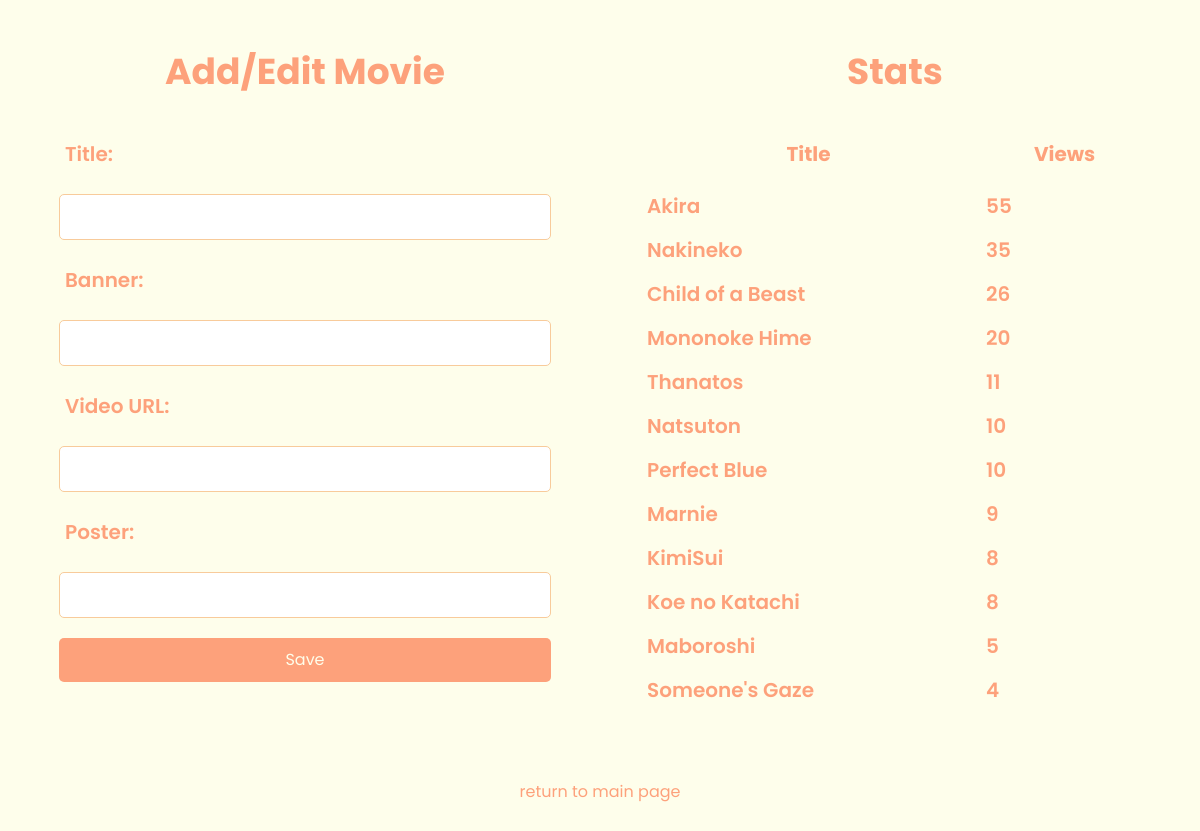
Before: /movie_form (signed in) with the older database file.
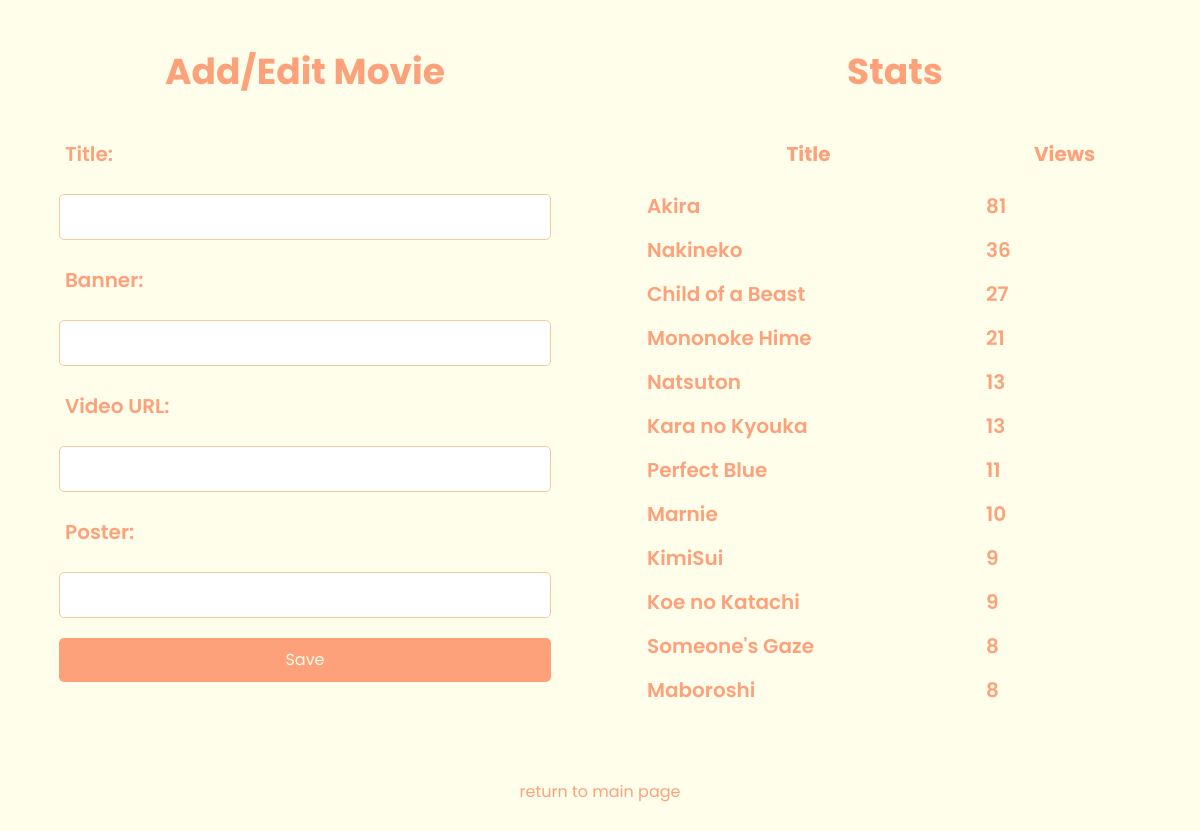
After: the same page with the newer database file.
### tables this page shows
CREATE TABLE movies (
            id INTEGER PRIMARY KEY AUTOINCREMENT,
            title TEXT NOT NULL,
            banner TEXT NOT NULL,
            video_url TEXT NOT NULL,
            poster TEXT NOT NULL
        , views INTEGER DEFAULT 0, description TEXT);

### app.py (the view, shortened to what this page needs)
@app.route('/movie_form', methods=['GET', 'POST'])
@app.route('/movie_form/<int:movie_id>', methods=['GET', 'POST'])
def movie_form(movie_id=None):
    if not session.get('logged_in'):
        return redirect(url_for('admin'))
    top_movies = get_top_movies()  # Получаем топ-10 фильмов
    conn = get_db_connection()
    movie = None
    if movie_id:
        movie = conn.execute('SELECT * FROM movies WHERE id = ?', (movie_id,)).fetchone()
    conn.close()
    return render_template('movie_form.html', title='Anime Besu Form', meta_description='Anime Besu Form.', movie=movie, top_movies=top_movies)

### app.py (called while the page is built)
def get_db_connection():
    conn = sqlite3.connect('anime_movies.db')
    conn.row_factory = sqlite3.Row
    return conn

def get_top_movies():
    conn = get_db_connection()
    top_movies = conn.execute('SELECT * FROM movies ORDER BY views DESC LIMIT 15').fetchall()
    conn.close()
    return top_movies

### templates/movie_form.html (shortened to what this page needs)
<!DOCTYPE html>
<html lang="en">
<head>
    <link href="https://cdn.jsdelivr.net/npm/tailwindcss@2.2.16/dist/tailwind.min.css" rel="stylesheet">
    <link rel="stylesheet" href="{{ url_for('static', filename='style.css') }}">
</head>
<body class="text-gray-700">
<div class="content-container">
    <div class="form-container">
        <h1 class="text-center text-4xl font-bold my-8 gradient-text">Add/Edit Movie</h1>
        <form method="post" class="w-full max-w-lg mx-auto">
            <label for="title" class="block text-xl font-semibold p-4 gradient-text">Title:</label>
            <input type="text" id="title" name="title" value="{{ movie.title if movie else '' }}" required
                class="form-input">
            <label for="banner" class="block text-xl font-semibold p-4 gradient-text">Banner:</label>
            <input type="text" id="banner" name="banner" value="{{ movie.banner if movie else '' }}" required
                class="form-input">
            <label for="video_url" class="block text-xl font-semibold p-4 gradient-text">Video URL:</label>
            <input type="text" id="video_url" name="video_url" value="{{ movie.video_url if movie else '' }}" required
                class="form-input">
            <label for="poster" class="block text-xl font-semibold p-4 gradient-text">Poster:</label>
            <input type="text" id="poster" name="poster" value="{{ movie.poster if movie else '' }}" required
                class="form-input">
            <input type="submit" value="Save" class="form-button">
        </form>
    </div>
    <div class="table-container">
        <h1 class="text-center text-4xl font-bold my-8 gradient-text">Stats</h1>
        <table class="w-full max-w-lg mx-auto text-xl font-semibold p-4 gradient-text">
            <tr>
                <th class="p-4">Title</th>
                <th class="p-4">Views</th>
            </tr>
            {% for movie in top_movies %}
            <tr>
                <td class="p-2">{{ movie.title }}</td>
                <td class="p-2">{{ movie.views }}</td>
            </tr>
            {% endfor %}
        </table>
    </div>
</div>
<a href="{{ url_for('index') }}" class="return-link p-12">return to main page</a>
</body>
</html>

### static/style.css (style rules this page uses)
body { font-family: "Poppins", sans-serif; background-color: #fefeeb; }
.gradient-text { background: #fda17b; -webkit-background-clip: text; background-clip: text; -webkit-text-fill-color: transparent; }
.form-input { border: 1px solid #f8cb9b; border-radius: 5px; margin: 10px; padding: 10px; width: calc(100% - 20px); }
.form-button { background: #fda17b; border: none; border-radius: 5px; color: #fefeeb; margin: 10px; padding: 10px; width: calc(100% - 20px); cursor: pointer; }
.return-link { color: #fda17b; text-decoration: none; display: block; text-align: center; margin: 20px; }
.content-container { display: flex; flex-wrap: wrap; gap: 20px; margin: 20px; }
.form-container, .table-container { flex: 1; min-width: 0; }
:root { --plyr-color-main: #fda17b; }

Changed rows visible on the page:
changed movies "Akira": views "55" → "81"
changed movies "Nakineko": views "35" → "36"
changed movies "Child of a Beast": views "26" → "27"
changed movies "Mononoke Hime": views "20" → "21"
changed movies "Natsuton": views "10" → "13"; moves up the list
changed movies: title "Thanatos" → "Kara no Kyouka"; views "11" → "13"
changed movies "Perfect Blue": views "10" → "11"
changed movies "Marnie": views "9" → "10"
changed movies "KimiSui": views "8" → "9"
changed movies "Koe no Katachi": views "8" → "9"
changed movies "Someone's Gaze": views "4" → "8"; moves up the list
changed movies "Maboroshi": views "5" → "8"
